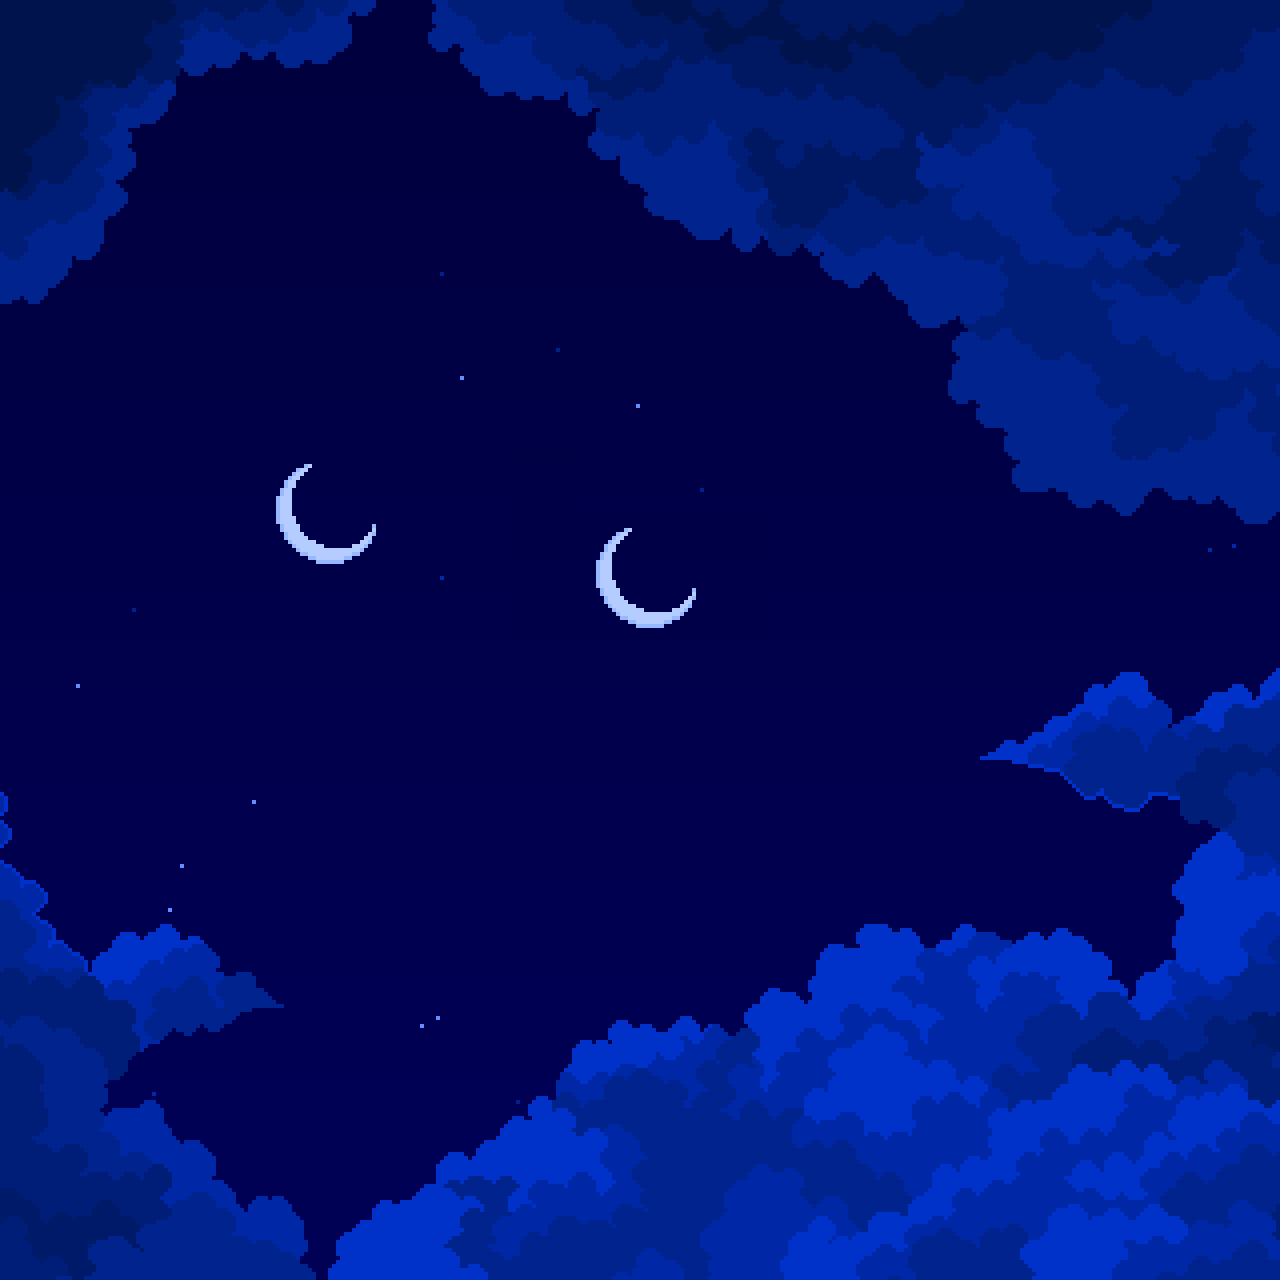

Tiled map render using the project's own tile images. Description and the whole map definition, tile-layer contents included, below:
An orthogonal 20x20 tile map with 64x64 px tiles, 1 tile layer (Tile Layer 1).

<map version="1.10" tiledversion="1.11.2" orientation="orthogonal" renderorder="right-down" width="20" height="20" tilewidth="64" tileheight="64" infinite="0" nextlayerid="2" nextobjectid="1">
 <tileset firstgid="1" name="orig_big" tilewidth="64" tileheight="64" tilecount="720" columns="36">
  <image source="orig_big copy.png" width="2304" height="1296" />
 </tileset>
 <layer id="1" name="Tile Layer 1" width="20" height="20">
  <data encoding="csv">
5,6,7,8,9,10,11,12,13,14,15,16,17,18,19,20,21,22,23,24,
41,42,43,44,45,46,47,48,49,50,51,52,53,54,55,56,57,58,59,60,
77,78,79,80,81,82,83,84,85,86,87,88,89,90,91,92,93,94,95,96,
113,114,115,116,117,118,119,120,121,122,123,124,125,126,127,128,129,130,131,132,
149,150,151,152,153,154,155,156,157,158,159,160,161,162,163,164,165,166,167,168,
185,186,187,188,189,190,191,192,193,194,195,196,197,198,199,200,201,202,203,204,
221,222,223,224,225,226,227,228,229,230,231,232,233,234,235,236,237,238,239,240,
257,258,259,260,261,262,263,264,224,266,267,268,269,270,271,272,273,274,275,276,
293,294,295,296,297,298,299,300,260,261,262,263,305,306,307,308,309,310,311,312,
329,330,331,332,333,334,335,336,296,297,298,299,341,342,343,344,345,346,347,348,
365,366,367,368,369,370,371,372,373,374,375,376,377,378,379,380,381,382,383,384,
401,402,403,404,405,406,407,408,409,410,411,412,413,414,415,416,417,418,419,420,
437,438,439,440,441,442,443,444,445,446,447,448,449,450,451,452,453,454,455,456,
473,474,475,476,477,478,479,480,481,482,483,484,485,486,487,488,489,490,491,492,
509,510,511,512,513,514,515,516,517,518,519,520,521,522,523,524,525,526,527,528,
545,546,547,548,549,550,551,552,553,554,555,556,557,558,559,560,561,562,563,564,
581,582,583,584,585,586,587,588,589,590,591,592,593,594,595,596,597,598,599,600,
617,618,619,620,621,622,623,624,625,626,627,628,629,630,631,632,633,634,635,636,
653,654,655,656,657,658,659,660,661,662,663,664,665,666,667,668,669,670,671,672,
689,690,691,692,693,694,695,696,697,698,699,700,701,702,703,704,705,706,707,708
</data>
 </layer>
</map>
